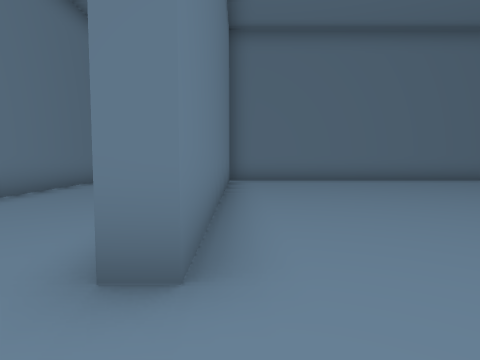
view 1 (above)

24 first-person views from a walk through a 3-D level made in the Unity game engine. The camera is 1.5 m above the floor, tilts 4° down and sees 75° across. The floor is counted in squares, 2 m on a side. Each view is taken from the middle of a square. On the plan, view 1 faces up. The plan holds only what a view shows up to about 10 squares ahead; the rest is blank. The place goes on beyond the plan.

view 2
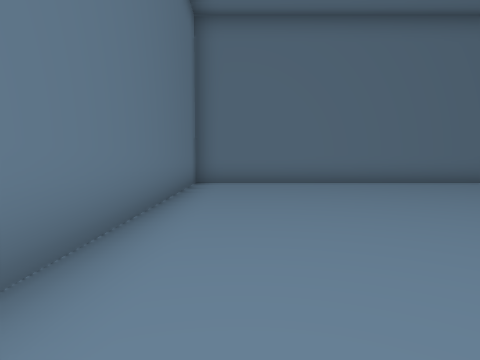

view 3
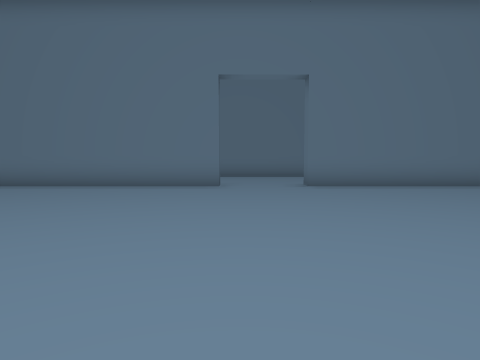

view 4
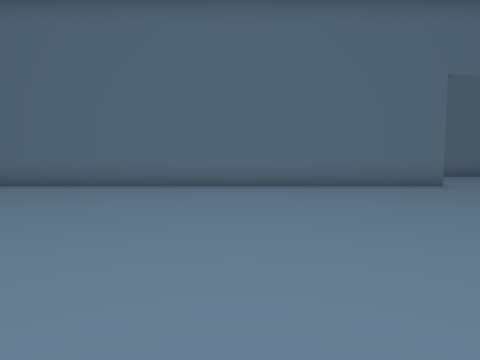

view 5
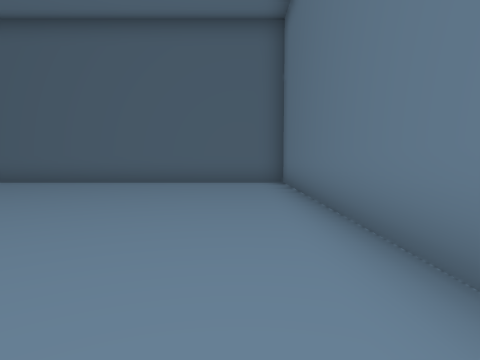

view 6
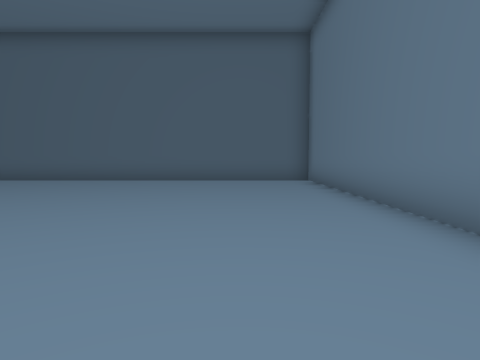

view 7
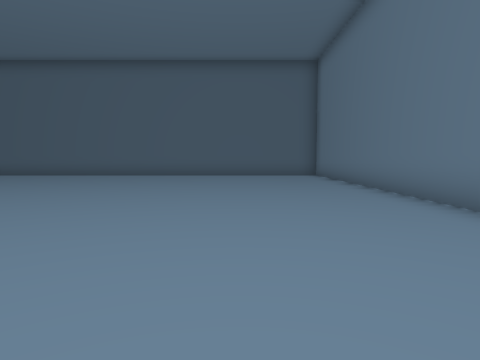

view 8
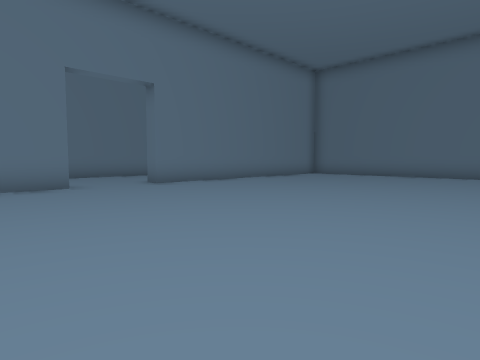

view 9
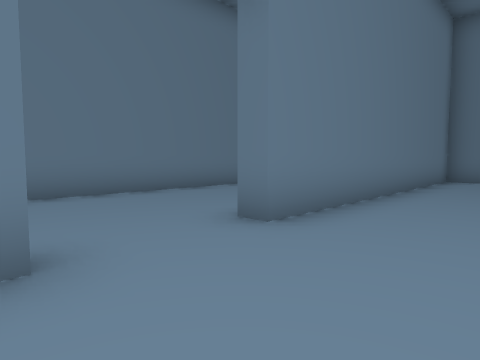

view 10
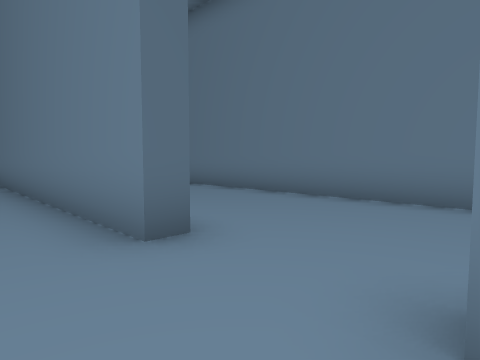

view 11
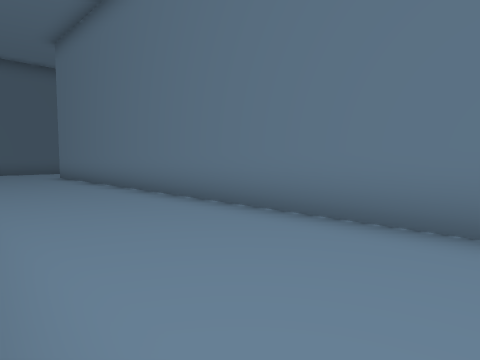

view 12
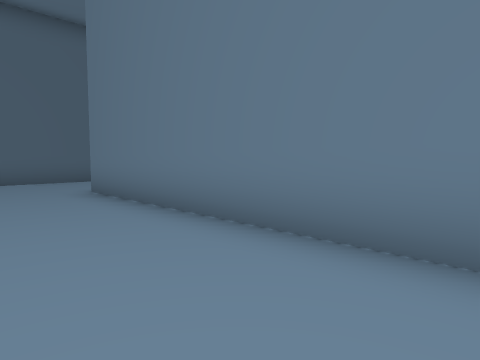

view 13
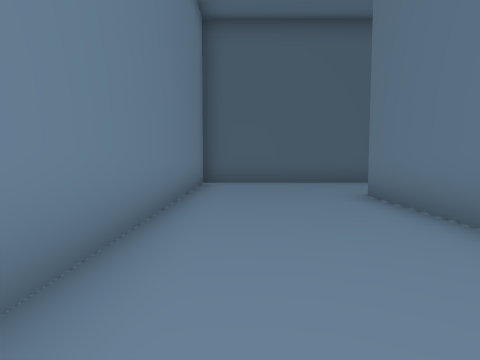

view 14
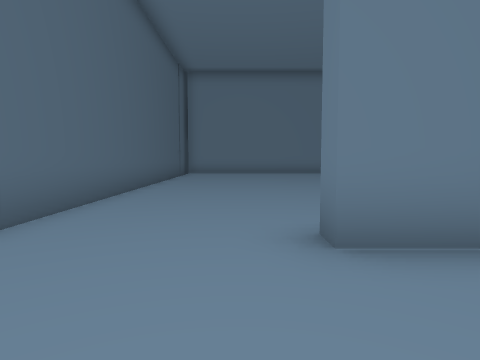

view 15
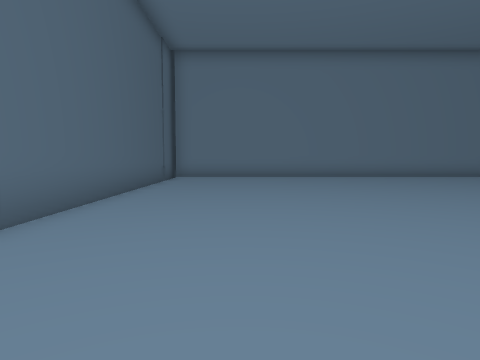

view 16
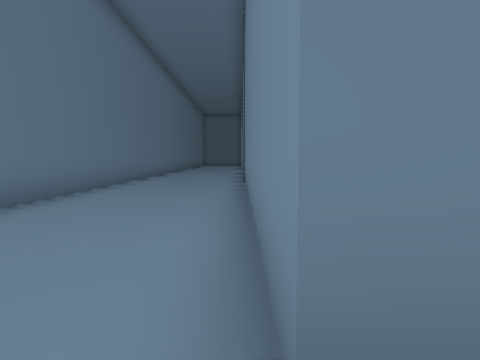

view 17
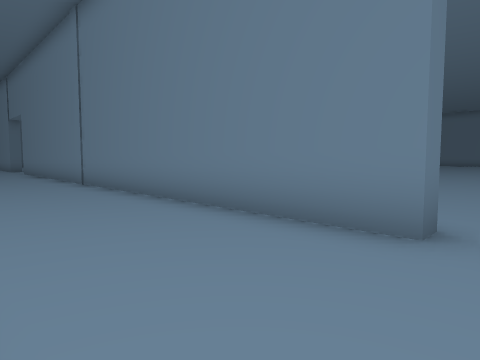

view 18
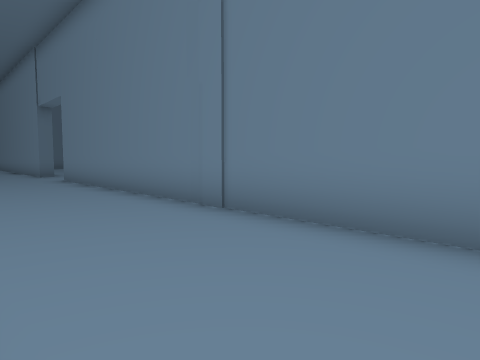

view 19
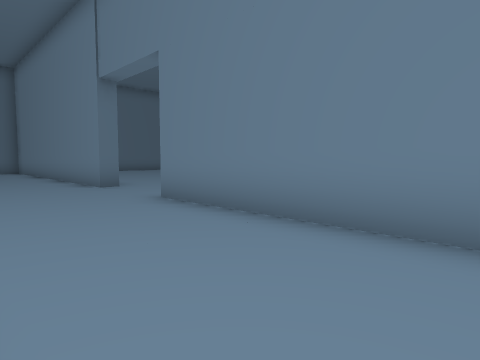

view 20
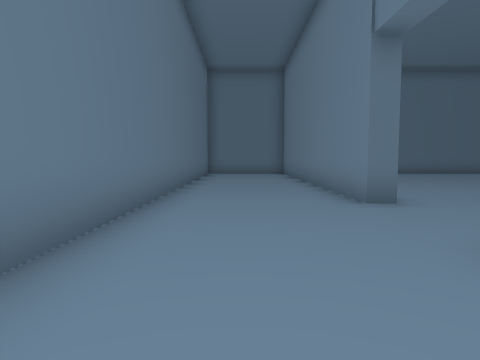

view 21
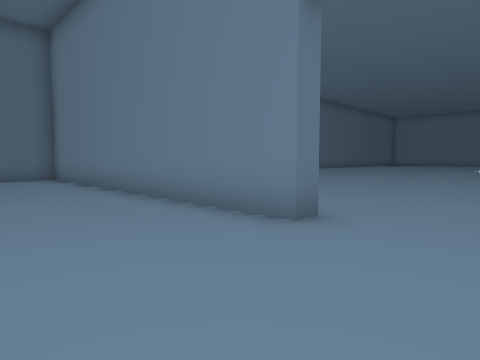

view 22
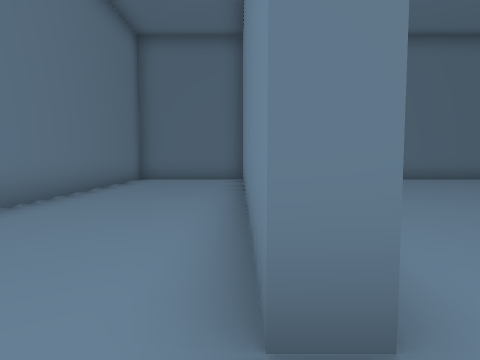

view 23
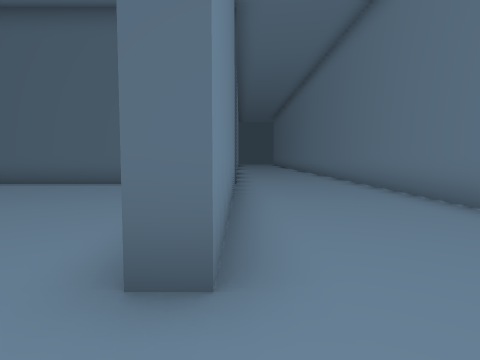

view 24
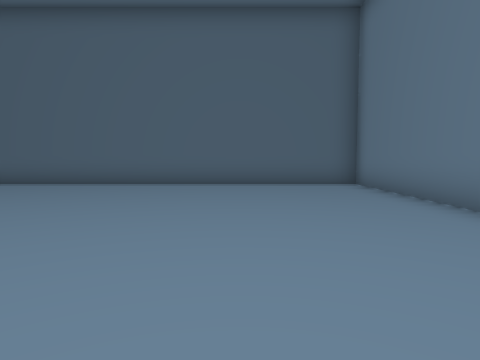

### Floor plan
Points are (right, up) in squares from view 1. A wall is a line through its corners. A room is listed if a view was taken in it or the views show most of it. See-through windows are left out.
Room 1 (views 1, 2, 3, 4, 5, 6, 7, 8, 9, 10)
walls: (-0.4, -0.6) (-0.4, -16.7) (8.5, -16.7); (8.4, 10.5) (-0.4, 10.5) (-0.4, 1.8)
ways out: opening at (-1, 0.5) to room 2
Room 2 (views 11, 12, 13, 14, 15, 16, 17, 18, 19, 20, 21, 22, 23, 24)
walls: (-0.4, 15.8) (-0.4, 11) (8.5, 11); (-4.6, 15.5) (-4.6, -13.2) (-5.1, -13.2); (-0.4, 21.1) (-0.9, 21.1) (-0.9, 30.1); (-0.4, 1.8) (-0.9, 1.8) (-0.9, 18.3) (-0.2, 18.3); (-0.9, -0.6) (-0.4, -0.6); (-4.6, 30) (-4.6, 17.9); (-1.8, 31) (-2.5, 31); (-6.6, -16.7) (-0.9, -16.7) (-0.9, -8.4)
ways out: opening at (-1, 0.5) to room 1; opening at (-5.3, -15)

Positions as (right, up) in squares from view 1, and headings:
1: (0, 0), facing up
2: (1, 1), facing up
3: (8, 0), facing left
4: (8, -6), facing left
5: (1, -7), facing down
6: (2, -6), facing down
7: (3, -3), facing down
8: (8, -3), facing up-left
9: (2, -1), facing up-left
10: (1, 2), facing down-left
11: (-1, 0), facing down-left
12: (-2, -6), facing down-left
13: (-2, -7), facing down
14: (-2, -14), facing left
15: (-5, -14), facing left
16: (-1, 1), facing up
17: (-4, 1), facing up-right
18: (-4, 7), facing up-right
19: (-4, 13), facing up-right
20: (-3, 16), facing up
21: (-4, 19), facing up-right
22: (-1, 20), facing up
23: (-1, 20), facing down
24: (3, 20), facing down
